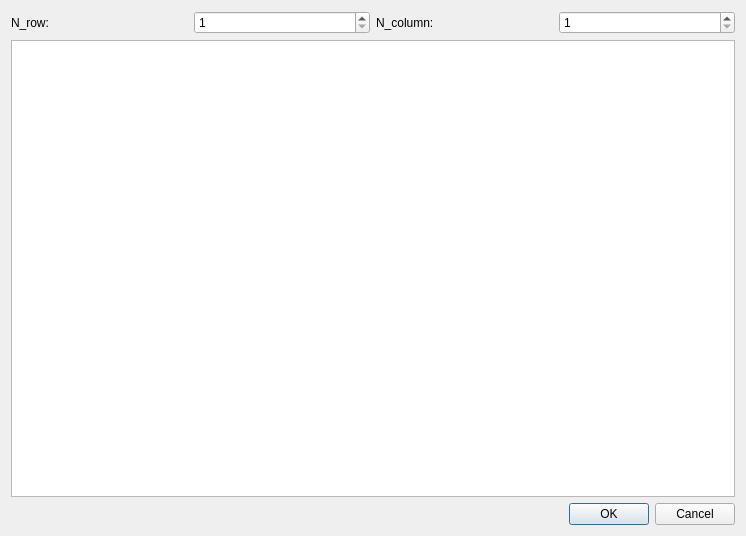
<?xml version="1.0" encoding="UTF-8"?>
<ui version="4.0">
 <class>DTableData</class>
 <widget class="QDialog" name="DTableData">
  <property name="geometry">
   <rect>
    <x>0</x>
    <y>0</y>
    <width>746</width>
    <height>536</height>
   </rect>
  </property>
  <property name="windowTitle">
   <string>Material Library</string>
  </property>
  <layout class="QVBoxLayout" name="verticalLayout">
   <item>
    <layout class="QHBoxLayout" name="horizontalLayout">
     <item>
      <widget class="QLabel" name="in_row">
       <property name="text">
        <string>N_row: </string>
       </property>
      </widget>
     </item>
     <item>
      <widget class="QSpinBox" name="si_row">
       <property name="minimum">
        <number>1</number>
       </property>
       <property name="maximum">
        <number>999999999</number>
       </property>
      </widget>
     </item>
     <item>
      <widget class="QLabel" name="in_col">
       <property name="text">
        <string>N_column:</string>
       </property>
      </widget>
     </item>
     <item>
      <widget class="QSpinBox" name="si_col">
       <property name="minimum">
        <number>1</number>
       </property>
       <property name="maximum">
        <number>999999999</number>
       </property>
      </widget>
     </item>
    </layout>
   </item>
   <item>
    <widget class="QTableWidget" name="w_tab"/>
   </item>
   <item>
    <widget class="QDialogButtonBox" name="b_close">
     <property name="orientation">
      <enum>Qt::Horizontal</enum>
     </property>
     <property name="standardButtons">
      <set>QDialogButtonBox::Cancel|QDialogButtonBox::Ok</set>
     </property>
    </widget>
   </item>
  </layout>
 </widget>
 <resources>
  <include location="../../Resources/pyleecan.qrc"/>
  <include location="../../Resources/pyleecan.qrc"/>
 </resources>
 <connections>
  <connection>
   <sender>b_close</sender>
   <signal>accepted()</signal>
   <receiver>DTableData</receiver>
   <slot>accept()</slot>
   <hints>
    <hint type="sourcelabel">
     <x>248</x>
     <y>254</y>
    </hint>
    <hint type="destinationlabel">
     <x>157</x>
     <y>274</y>
    </hint>
   </hints>
  </connection>
  <connection>
   <sender>b_close</sender>
   <signal>rejected()</signal>
   <receiver>DTableData</receiver>
   <slot>reject()</slot>
   <hints>
    <hint type="sourcelabel">
     <x>316</x>
     <y>260</y>
    </hint>
    <hint type="destinationlabel">
     <x>286</x>
     <y>274</y>
    </hint>
   </hints>
  </connection>
 </connections>
</ui>
